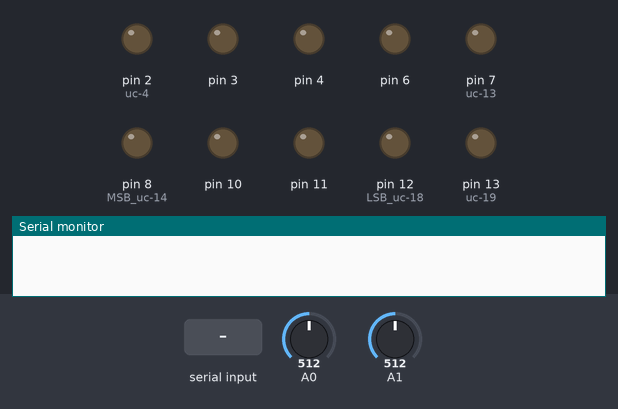
Bench run of a sketch on a simulated Arduino Uno, built with avr-gcc and run on an emulated ATmega328P. Parts: output pins drawn as LEDs (lit = HIGH), the last lines printed to the serial monitor. Dashed ring = blinking. The test bench sets the inputs (shaded band); at power-on: A1 = 512, A0 = 512. Pins used as bus, display or sensor lines are not drawn.

Above: at 1.2 s.
1.3 s: "VOUT2 \n" received over Serial
At 2.6 s:
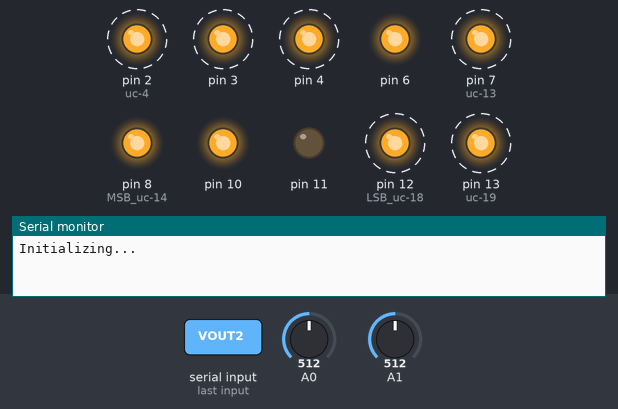
4.3 s: A1 set to 892
7.3 s: A1 set to 911
8.8 s: "1" received over Serial
At 10.3 s:
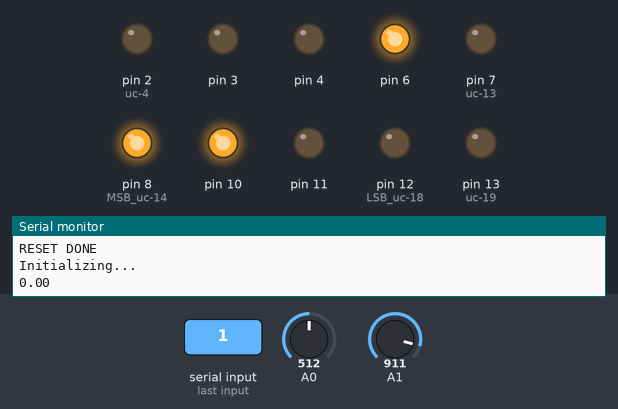
11.8 s: A1 set to 900
At 13.7 s:
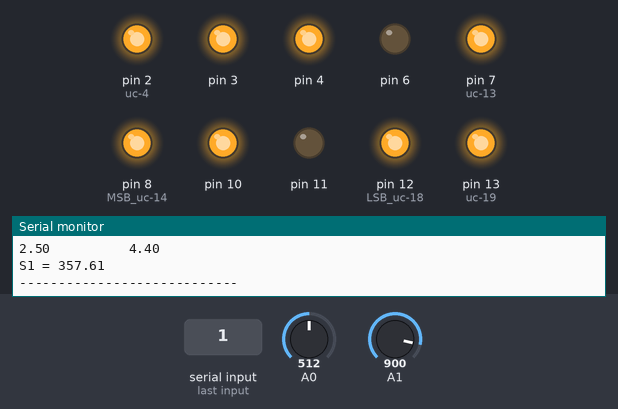
14.8 s: A1 set to 1023
At 30.5 s:
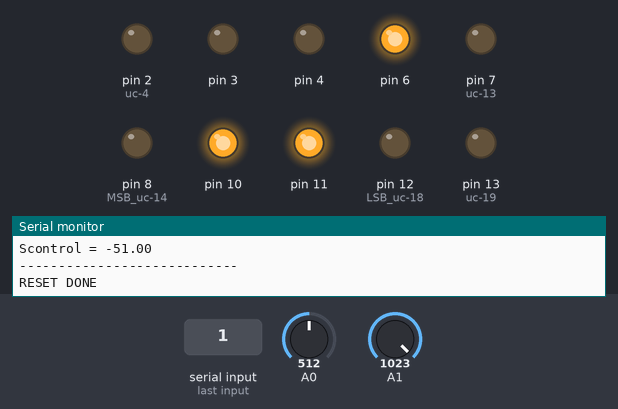
Timing chart, 0 to 31.0 s (numbered marks = the images above; inputs shaded):
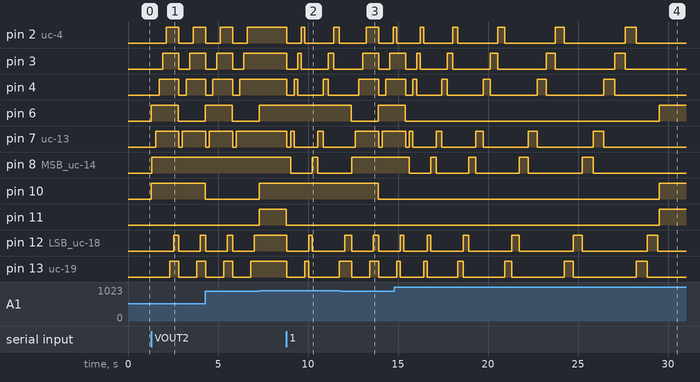

Measured:
- after the input at 1.3 s, pin 2 (uc-4): LOW → HIGH after 0.83 s, → LOW 0.69 s later, → HIGH 0.80 s later; pin 3: LOW → HIGH after 0.63 s, → LOW 0.89 s later, → HIGH 0.60 s later
- after the input at 8.8 s, pin 2 (uc-4): goes LOW 0.80 s, HIGH 0.20 s, LOW 1.6 s, HIGH 0.30 s, then LOW, starting at once; pin 3: goes LOW 0.60 s, HIGH 0.20 s, LOW 1.5 s, HIGH 0.30 s, then LOW, starting at once
- after the input at 11.8 s, pin 6: HIGH → LOW after 0.60 s, → HIGH 1.5 s later; pin 10: HIGH → LOW after 2.1 s
- after the input at 14.8 s, pin 8 (MSB_uc-14): HIGH → LOW after 0.83 s, → HIGH 1.2 s later, → LOW 0.30 s later, → HIGH 1.8 s later, … (9 changes in this stretch); pin 10, pin 11: LOW → HIGH after 14.7 s instead of 2.1 s

The sketch:

pwm_4s_7r_my_lo.ino
```cpp
//sar with 7 switches
//with serial input
//displays resistance
//s5ng3e stage read5ng
//0.5V pwm
//my trial logic
//software rest enabled
//BOARD  SENSOR   MUX
//CH3    S1       011
//CH2    S2       010
//CH1    S3       001
//CH0    Scontrol 000


#define NOP __asm__ __volatile__("nop\n\t");

int delay_time ;//= 400;
int s_delay = 200 ;

float data1=0,data2=0;
float Vin= 5;
float vout1=0;
float vmax =0;

float Rsen1= 0;
float Rsen2= 0;
float Rsen3= 0;
float Rctrl= 0;
float Rref_arr[7] = {12000.0, 6000.0, 1600.00,820.0, 560.0, 220.0,100.0};

float Rref=0;
float Rref1=0;
float Rref2=0;
float Rref3=0;
float Rref4=0;

int d[]={0,0,0,0,0,0,0}, pin_select[7]={};
int store_mat[7][7]={};
int ref1_pins[7] = {};
int ref2_pins[7] = {};
int ref3_pins[7] = {};
int ref4_pins[7] = {};

float vout1_ramp[10]={};
float vout2_ramp[10]={};

bool flag = true;
int check_bit=0,counter=0,ch=0;
int choice;


void setup()
{
 //sensor pins
  pinMode(6,OUTPUT);
  pinMode(10,OUTPUT);
  pinMode(11,OUTPUT);
  //switch pins
  pinMode(2,OUTPUT);      //uc-4
  pinMode(3,OUTPUT);
  pinMode(4,OUTPUT);
  pinMode(12,OUTPUT); //LSB uc-18
  pinMode(13,OUTPUT);       //uc-19
  pinMode(7,OUTPUT);        //uc-13
  pinMode(8,OUTPUT);    //MSB uc-14
  //clock pins
  pinMode(9,OUTPUT);    //CLK
  pinMode(5,OUTPUT);    //CLKB


  //analogReference(EXTERNAL);
  Serial.begin(9600);
  //10% duty cycle
  analogWrite(5, 25);


}

void(* resetFunc) (void) = 0; //declare reset function @ address 0

void loop()
{
   if(Serial.available())
   {
    delay_time = 30;
    execution();

   }
}
void execution()
{
while(flag==true)
      {

        //data1 = analogRead(A0);

        //vout1 = (data1*Vin)/1023.0;
        Serial.println("Initializing... ");
        //Serial.println(vout1);

        //First Sensor selection
        digitalWrite(11,LOW);
        digitalWrite(10,HIGH);
        digitalWrite(6,HIGH);      //LSB for MC
        delay(delay_time);

        ch=0;

        data1 = analogRead(A0);
        vout1 = (data1*Vin)/1023.0;

        Rref1 = reference_calculation(ch);
        Serial.print("Reference1 :");
        Serial.println(Rref1);
        Rsen1 = ((vout1*Rref1)/(vmax-vout1));
        Serial.println("V1           V2         ");
        Serial.print(vout1);
        Serial.print("          ");
        Serial.println(vmax);
        Serial.print("S1 = ");
        Serial.println(Rsen1);

        Serial.println("----------------------------");

        //Second Sensor selection
        digitalWrite(11,LOW);
        digitalWrite(10,HIGH);
        digitalWrite(6,LOW);      //LSB for MC
        delay(delay_time);

        ch=1;
        data1 = analogRead(A0);
        vout1 = (data1*Vin)/1023.0;

        Rref2 = reference_calculation(ch);
        Serial.print("Reference2 :");
        Serial.println(Rref2);
        Rsen2 = ((vout1*Rref2)/(vmax-vout1));
        Serial.println("V1           V2         ");
        Serial.print(vout1);
        Serial.print("          ");
        Serial.println(vmax);
        Serial.print("S2 = ");
        Serial.println(Rsen2);

        Serial.println("----------------------------");

        //Third Sensor selection
        digitalWrite(11,LOW);
        digitalWrite(10,LOW);
        digitalWrite(6,HIGH);      //LSB for MC
        delay(delay_time);

        ch=2;
        data1 = analogRead(A0);
        vout1 = (data1*Vin)/1023.0;

        Rref3 = reference_calculation(ch);
        Serial.print("Reference3 :");
        Serial.println(Rref3);
        Rsen3 = ((vout1*Rref3)/(vmax-vout1));
        Serial.println("V1           V2         ");
        Serial.print(vout1);
        Serial.print("          ");
        Serial.println(vmax);
        Serial.print("S3 = ");
        Serial.println(Rsen3);

        Serial.println("----------------------------");

        //Control Sensor selection
        digitalWrite(11,LOW);
        digitalWrite(10,LOW);
        digitalWrite(6,LOW);      //LSB for MC
        delay(delay_time);


        ch=3;
        data1 = analogRead(A0);
        vout1 = (data1*Vin)/1023.0;

        Rref4 = reference_calculation(ch);
        Serial.print("Reference4 :");
        Serial.println(Rref4);
        Rctrl = ((vout1*Rref4)/(vmax-vout1));
        Serial.println("V1           V2         ");
        Serial.print(vout1);
        Serial.print("          ");
        Serial.println(vmax);
        Serial.print("Scontrol = ");
        Serial.println(Rctrl);

        Serial.println("----------------------------");


        //hardware reset
        analogWrite(5, 0);
        digitalWrite(11,HIGH);
        digitalWrite(10,HIGH);
        digitalWrite(6,HIGH);
        //software reset
        Serial.println("RESET DONE");
        delay(1000);
        resetFunc();
        Serial.println("Never should be printed");
        delay(1000);


     }
}

 float reference_calculation(int ch)
{
 label: float vout2=0;
  float vol_array[7]={};
  int count=0;
  int j=0;

  for(int i=0; i<7; i++)
  {
    d[i]=1;
    pinset(d);
//    for(int k=0;k<7;k++)
//    {
//      Serial.print(d[k]);
//    }
//    Serial.print(" R=");
//    float temp_res= res_calc(d);
//    Serial.println(temp_res);
    delay(s_delay);

    data2 = analogRead(A1);

    vout2 = (data2*Vin)/1023.0;
//    Serial.print("VOUT2 ");
//    Serial.println(vout2);

      if(vout2>4.4)
      {
        d[i]=0;
        pinset(d);
      }
      else
      {
        vol_array[j]=vout2;
        store_array(d,count);
        count++;
        j++;
      }
  }
  //Serial.println(" SAR done");

  //find best Refernce corresponding to highest voltage

  float maxm = vol_array[0];
  int index =0;
  for(int j=1;j<count;j++)
   {
    if (vol_array[j]>maxm )
    {
      maxm = vol_array[j];
      index = j;
    }

   }
Serial.println(maxm);
   if((maxm==0)&(s_delay<600))
   {
    s_delay = s_delay+100;
    //Serial.println("Second run");
    memset(d,0,sizeof(d));

   memset(store_mat,0,sizeof(store_mat));
   memset(vol_array,0,sizeof(vol_array));
    goto label;

   }


   Serial.println("Algo done");
   s_delay = 200;
   //temp2=maxm;
   for(int a=0;a<7;a++)
   {
    pin_select[a]=store_mat[index][a];
   }

   if(ch==0)
   {
     for(int a=0;a<7;a++)
     {
      ref1_pins[a]=pin_select[a];
     }
     vmax=maxm;
   }
   if(ch==1)
   {
    for(int a=0;a<7;a++)
     {
      ref2_pins[a]=pin_select[a];
     }
     vmax=maxm;
   }
   if(ch==2)
   {
    for(int a=0;a<7;a++)
     {
      ref3_pins[a]=pin_select[a];
     }
     vmax=maxm;
   }
   if(ch==3)
   {
    for(int a=0;a<7;a++)
     {
      ref4_pins[a]=pin_select[a];
     }
     vmax=maxm;
   }
   Rref = res_calc(pin_select);

   memset(d,0,sizeof(d));

//   Serial.println("D array after loop");
//   for(int k=0;k<5;k++)
//    {
//      Serial.print(d[k]);
//    }
   memset(pin_select,0,sizeof(pin_select));
   memset(store_mat,0,sizeof(store_mat));
   memset(vol_array,0,sizeof(vol_array));


   return(Rref);

}

void store_array(int d[],int c)
{
  for(int i=0;i<7;i++)
  {
    store_mat[c][i]=d[i];
  }
}


void pinset(int d[])
{
    digitalWrite(12, d[6]);    //LSB -->DO:B0-->18uc
    digitalWrite(13, d[5]);     //D1:B1-->19uc
    digitalWrite(2, d[4]);      //D2:B2-->4uc
    digitalWrite(3, d[3]);      //D3:B3-->5uc
    digitalWrite(4,d[2]);       //D4:B4-->6uc
    digitalWrite(7,d[1]);       //D5:B5-->13uc
    digitalWrite(8,d[0]);       //D6:B6-->14uc

}

float res_calc(int pin_select[])
{
  float temp=0;
  for(int k=0;k<7;k++)
  {
    if(pin_select[k]==1)
    {
      temp+= Rref_arr[k];
    }
  }
  temp=temp+51.0;
  return(temp);
}
```
